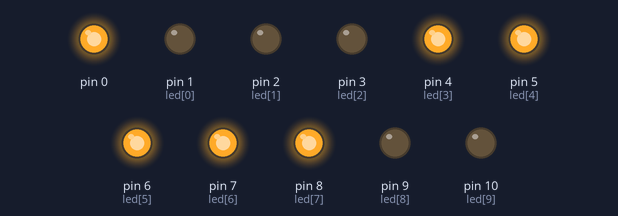
Bench run of a sketch on a simulated Arduino Uno, built with avr-gcc and run on an emulated ATmega328P. Shown: output pins drawn as LEDs (lit = HIGH). Random numbers use the default seed unless the sketch sets one.

Above: at 0.1 s.
At 5.1 s:
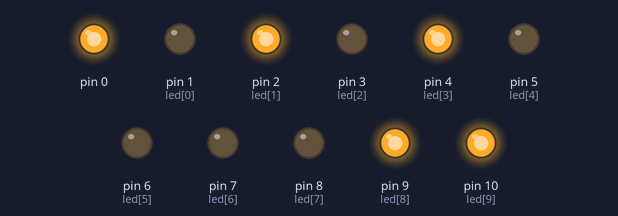
At 10.1 s:
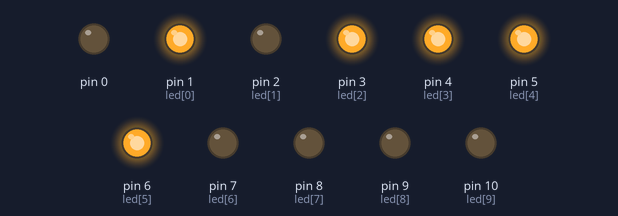
At 19.1 s:
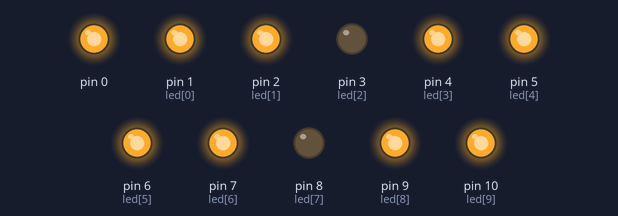
At 29.1 s:
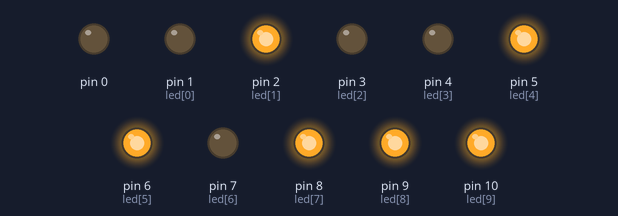
At 38.1 s:
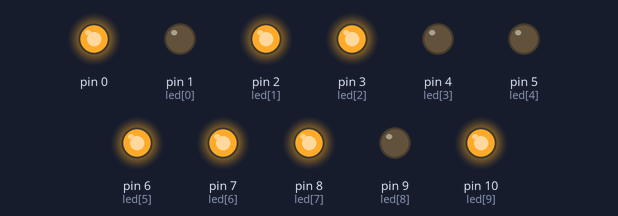
Timing chart, 0 to 40.0 s (numbered marks = the images above):
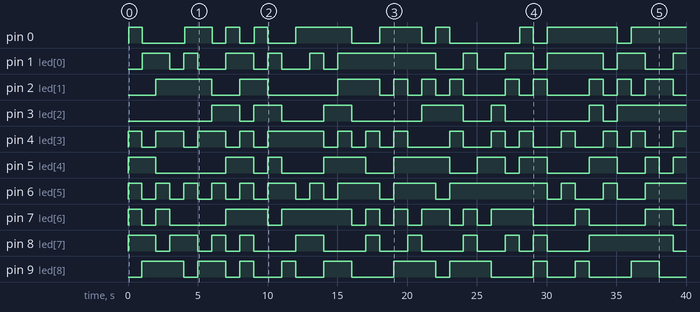

The sketch:

th_baitap1.ino
```cpp
int led[] = {1,2,3,4,5,6,7,8,9,10};

void setup() {

  for (int i = 0; i < sizeof(led); i++){
    pinMode(led[i], OUTPUT);
  }

}

void loop() {

  for (int i = 0; i < sizeof(led); i++){
    if (random(1,11) % 2 != 0){
      digitalWrite(led[i],HIGH);
    } else {
      digitalWrite(led[i],LOW);
    }
  }
  delay(1000);
}
```

Measured:
- by itself, pin 0: LOW → HIGH at 0.04 s, → LOW 0.96 s later, → HIGH 3.0 s later, → LOW 2.0 s later, … (19 changes in this stretch)
- by itself, pin 1 (led[0]): LOW → HIGH at 1.0 s, → LOW 2.0 s later, → HIGH 1.0 s later, → LOW 1.0 s later, … (21 changes in this stretch)
- by itself, pin 2 (led[1]): LOW → HIGH at 2.0 s, → LOW 4.0 s later, → HIGH 2.0 s later, → LOW 2.0 s later, … (22 changes in this stretch)
- by itself, pin 3 (led[2]): LOW → HIGH at 6.0 s, → LOW 2.0 s later, → HIGH 1.0 s later, → LOW 2.0 s later, … (13 changes in this stretch)
- by itself, pin 4 (led[3]): LOW → HIGH at 0.00 s, → LOW 1.0 s later, → HIGH 1.0 s later, → LOW 2.0 s later, … (29 changes in this stretch)
- by itself, pin 5 (led[4]): LOW → HIGH at 0.00 s, → LOW 2.0 s later, → HIGH 5.0 s later, → LOW 2.0 s later, … (19 changes in this stretch)
- by itself, pin 6 (led[5]): LOW → HIGH at 0.00 s, → LOW 1.0 s later, → HIGH 1.0 s later, → LOW 1.0 s later, … (25 changes in this stretch)
- by itself, pin 7 (led[6]): LOW → HIGH at 0.00 s, → LOW 1.0 s later, → HIGH 1.0 s later, → LOW 1.0 s later, … (22 changes in this stretch)
